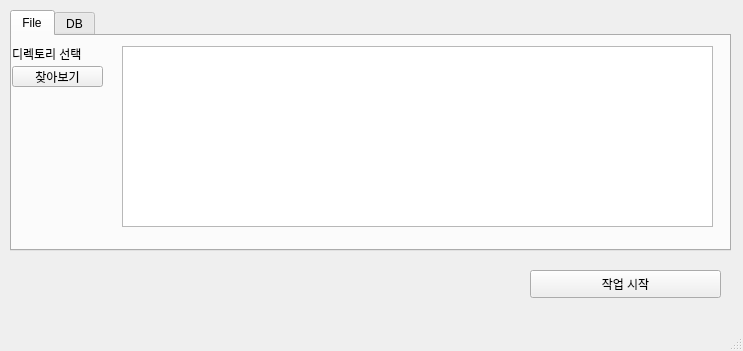
<?xml version="1.0" encoding="UTF-8"?>
<ui version="4.0">
 <class>MainWindow</class>
 <widget class="QMainWindow" name="MainWindow">
  <property name="geometry">
   <rect>
    <x>0</x>
    <y>0</y>
    <width>743</width>
    <height>351</height>
   </rect>
  </property>
  <property name="windowTitle">
   <string>MainWindow</string>
  </property>
  <property name="toolTipDuration">
   <number>-3</number>
  </property>
  <property name="inputMethodHints">
   <set>Qt::ImhNoAutoUppercase</set>
  </property>
  <property name="iconSize">
   <size>
    <width>36</width>
    <height>36</height>
   </size>
  </property>
  <widget class="QWidget" name="centralwidget">
   <widget class="QTabWidget" name="tabWidget">
    <property name="geometry">
     <rect>
      <x>10</x>
      <y>10</y>
      <width>721</width>
      <height>241</height>
     </rect>
    </property>
    <property name="currentIndex">
     <number>0</number>
    </property>
    <widget class="QWidget" name="tab">
     <attribute name="title">
      <string>File</string>
     </attribute>
     <widget class="QToolButton" name="findpath">
      <property name="geometry">
       <rect>
        <x>0</x>
        <y>30</y>
        <width>91</width>
        <height>21</height>
       </rect>
      </property>
      <property name="text">
       <string>찾아보기</string>
      </property>
     </widget>
     <widget class="QTextEdit" name="pathText">
      <property name="geometry">
       <rect>
        <x>110</x>
        <y>10</y>
        <width>591</width>
        <height>181</height>
       </rect>
      </property>
      <property name="acceptDrops">
       <bool>true</bool>
      </property>
      <property name="inputMethodHints">
       <set>Qt::ImhNone</set>
      </property>
      <property name="verticalScrollBarPolicy">
       <enum>Qt::ScrollBarAlwaysOff</enum>
      </property>
      <property name="horizontalScrollBarPolicy">
       <enum>Qt::ScrollBarAlwaysOff</enum>
      </property>
      <property name="sizeAdjustPolicy">
       <enum>QAbstractScrollArea::AdjustIgnored</enum>
      </property>
      <property name="undoRedoEnabled">
       <bool>true</bool>
      </property>
      <property name="overwriteMode">
       <bool>false</bool>
      </property>
      <property name="acceptRichText">
       <bool>true</bool>
      </property>
     </widget>
     <widget class="QLabel" name="label_2">
      <property name="geometry">
       <rect>
        <x>0</x>
        <y>10</y>
        <width>101</width>
        <height>16</height>
       </rect>
      </property>
      <property name="text">
       <string>디렉토리 선택</string>
      </property>
     </widget>
    </widget>
    <widget class="QWidget" name="tab_2">
     <attribute name="title">
      <string>DB</string>
     </attribute>
     <widget class="QLabel" name="label_3">
      <property name="geometry">
       <rect>
        <x>10</x>
        <y>10</y>
        <width>56</width>
        <height>12</height>
       </rect>
      </property>
      <property name="text">
       <string>host</string>
      </property>
     </widget>
     <widget class="QLabel" name="label_4">
      <property name="geometry">
       <rect>
        <x>10</x>
        <y>50</y>
        <width>56</width>
        <height>12</height>
       </rect>
      </property>
      <property name="text">
       <string>user</string>
      </property>
     </widget>
     <widget class="QLabel" name="label_5">
      <property name="geometry">
       <rect>
        <x>220</x>
        <y>10</y>
        <width>56</width>
        <height>12</height>
       </rect>
      </property>
      <property name="text">
       <string>db</string>
      </property>
     </widget>
     <widget class="QLabel" name="label_6">
      <property name="geometry">
       <rect>
        <x>220</x>
        <y>50</y>
        <width>56</width>
        <height>12</height>
       </rect>
      </property>
      <property name="text">
       <string>password</string>
      </property>
     </widget>
     <widget class="QLabel" name="label_7">
      <property name="geometry">
       <rect>
        <x>440</x>
        <y>10</y>
        <width>56</width>
        <height>12</height>
       </rect>
      </property>
      <property name="text">
       <string>table</string>
      </property>
     </widget>
     <widget class="QPushButton" name="dbLoadBtn">
      <property name="geometry">
       <rect>
        <x>440</x>
        <y>60</y>
        <width>201</width>
        <height>31</height>
       </rect>
      </property>
      <property name="text">
       <string>불러오기</string>
      </property>
      <property name="icon">
       <iconset>
        <normaloff>../../../.designer/backup/load.ico</normaloff>../../../.designer/backup/load.ico</iconset>
      </property>
      <property name="iconSize">
       <size>
        <width>16</width>
        <height>16</height>
       </size>
      </property>
      <property name="autoRepeat">
       <bool>false</bool>
      </property>
      <property name="autoDefault">
       <bool>false</bool>
      </property>
      <property name="default">
       <bool>false</bool>
      </property>
      <property name="flat">
       <bool>false</bool>
      </property>
     </widget>
     <widget class="QLineEdit" name="inputHost">
      <property name="geometry">
       <rect>
        <x>10</x>
        <y>30</y>
        <width>191</width>
        <height>20</height>
       </rect>
      </property>
      <property name="text">
       <string>127.0.0.1</string>
      </property>
     </widget>
     <widget class="QLineEdit" name="inputUser">
      <property name="geometry">
       <rect>
        <x>10</x>
        <y>70</y>
        <width>191</width>
        <height>20</height>
       </rect>
      </property>
      <property name="text">
       <string>root</string>
      </property>
     </widget>
     <widget class="QLineEdit" name="inputPassword">
      <property name="geometry">
       <rect>
        <x>220</x>
        <y>70</y>
        <width>201</width>
        <height>20</height>
       </rect>
      </property>
     </widget>
     <widget class="QLineEdit" name="inputDb">
      <property name="geometry">
       <rect>
        <x>220</x>
        <y>30</y>
        <width>201</width>
        <height>20</height>
       </rect>
      </property>
      <property name="text">
       <string>DB_NAME</string>
      </property>
     </widget>
     <widget class="QLineEdit" name="inputTable">
      <property name="geometry">
       <rect>
        <x>440</x>
        <y>30</y>
        <width>201</width>
        <height>20</height>
       </rect>
      </property>
      <property name="text">
       <string>DB_TABLE</string>
      </property>
     </widget>
    </widget>
   </widget>
   <widget class="QPushButton" name="process_start_btn">
    <property name="geometry">
     <rect>
      <x>530</x>
      <y>270</y>
      <width>191</width>
      <height>28</height>
     </rect>
    </property>
    <property name="text">
     <string>작업 시작</string>
    </property>
   </widget>
  </widget>
  <widget class="QMenuBar" name="menubar">
   <property name="geometry">
    <rect>
     <x>0</x>
     <y>0</y>
     <width>743</width>
     <height>26</height>
    </rect>
   </property>
  </widget>
  <widget class="QStatusBar" name="statusbar"/>
 </widget>
 <resources/>
 <connections/>
</ui>
